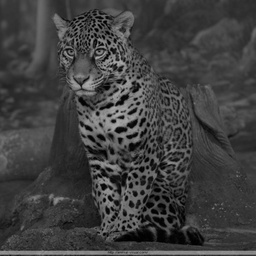
#> input picture openCV/testes/cisalhante/tiger.jpg, 256 x 256 px, shrunk from 1024 x 1024 before the run; the run also reads 1 picture not shown here
$ python cisalhamento.py
#> lines starting #> are read from the running program, lines starting #| are printed output that depends on the picture
### openCV/testes/cisalhante/interpolacao.py
import cv2
import numpy as np

def intensidade(img, i, j):
	k = 0
	n_k = 0
	for n in range(i-1, i+1):
		for m in range(j-1, j+1):
			if img[n][m] > 0:
				k += int(img[n][m])
				n_k += 1
	try:
		return np.uint8(k/n_k)
	except:
		return 0

def interpol(img):
	rows, cols = img.shape
	for i in range(1, rows - 1):
		for j in range (1, cols - 1):
			if img[i][j] == 0:
				img[i][j] = intensidade(img, i, j)

### openCV/testes/cisalhante/cisalhamento.py
import cv2
import numpy as np
from math import e, pi
from numpy import tan
import sys
from interpolacao import interpol

def degree_to_rad(angulo):
	return pi*angulo/180

def new_pos(x, y, angulo1, angulo2):
	return int(x+y*tan(angulo1)), int(y+x*tan(angulo2))

def cisalha(fundo, img, angulo1 = 0, angulo2 = 0):
	rows, cols = img.shape
	for x in range(rows):
		for y in range(cols):
			u, v = new_pos(x, y, angulo1, angulo2)
			if -1 < u < rows and -1 < v < cols:
				fundo[u][v] = img[x][y]

if __name__ == '__main__':
	img = cv2.imread('tiger.jpg', cv2.IMREAD_GRAYSCALE)
#> img is the input picture: shape (256, 256); min 0, max 173, mean 63.5

	fundo = cv2.imread('black.jpg', cv2.IMREAD_GRAYSCALE)
#> fundo: shape (256, 256); every value is 0

	cisalha(fundo, img, degree_to_rad(20))
#> after the loop in cisalha, `for x in range(rows):`:
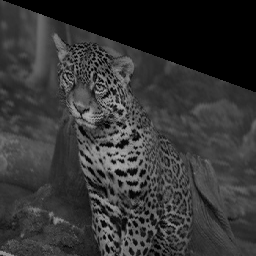
#> fundo: shape (256, 256); min 0, max 173, mean 53.2

	cv2.imshow('fundo1', fundo)

	cv2.waitKey(0)

	interpol(fundo)
#> after the loop in interpol, `for i in range(1, rows - 1):`:
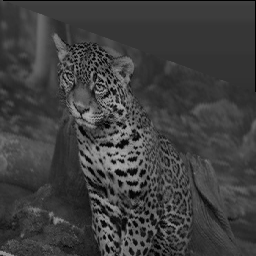
#> img: shape (256, 256); min 0, max 173, mean 63.1

	cv2.imshow('fundo2', fundo)

	cv2.waitKey(0)

	cv2.destroyAllWindows()
